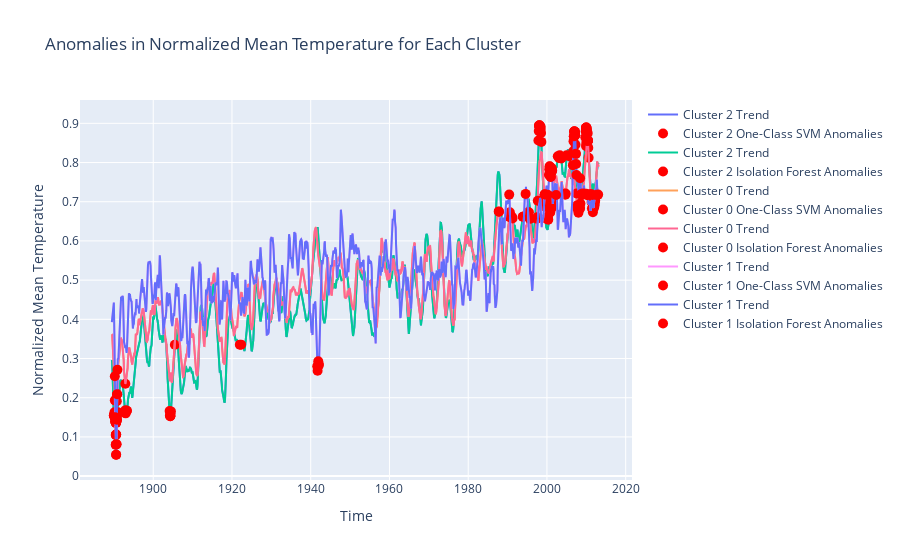

The notebook cell saved with this chart:
### Code cell
def calculate_cluster_means(slopes_df, all_data):
    cluster_means = {}
    unique_clusters = slopes_df['Cluster'].unique()

    for cluster in unique_clusters:
        countries_in_cluster = slopes_df[slopes_df['Cluster'] == cluster]['Country']
        cluster_data = all_data[countries_in_cluster].mean(axis=1)
        cluster_means[cluster] = cluster_data

    return pd.DataFrame(cluster_means)

def plot_cluster_anomalies(cluster_means, gamma, nu, n_estimators, contamination):
    fig = go.Figure()

    for cluster, data in cluster_means.items():
        data = data.dropna()

        # Detect anomalies using One-Class SVM
        anomalies_ocsvm = detect_anomalies_ocsvm(data, gamma, nu)
        plot_anomalies(fig, f'Cluster {cluster}', data, anomalies_ocsvm, 'One-Class SVM')

        # Detect anomalies using Isolation Forest
        anomalies_isoforest = detect_anomalies_isolation_forest(data, n_estimators, contamination)
        plot_anomalies(fig, f'Cluster {cluster}', data, anomalies_isoforest, 'Isolation Forest')

    fig.update_layout(title="Anomalies in Normalized Mean Temperature for Each Cluster",
                      xaxis_title='Time',
                      yaxis_title='Normalized Mean Temperature',
                      showlegend=True)
    fig.show()

# Calculating cluster means
cluster_means = calculate_cluster_means(slopes_df, all_normalized_trends)

# Plotting anomalies for cluster means
plot_cluster_anomalies(cluster_means, gamma=0.5, nu=0.01, n_estimators=100, contamination='auto')
